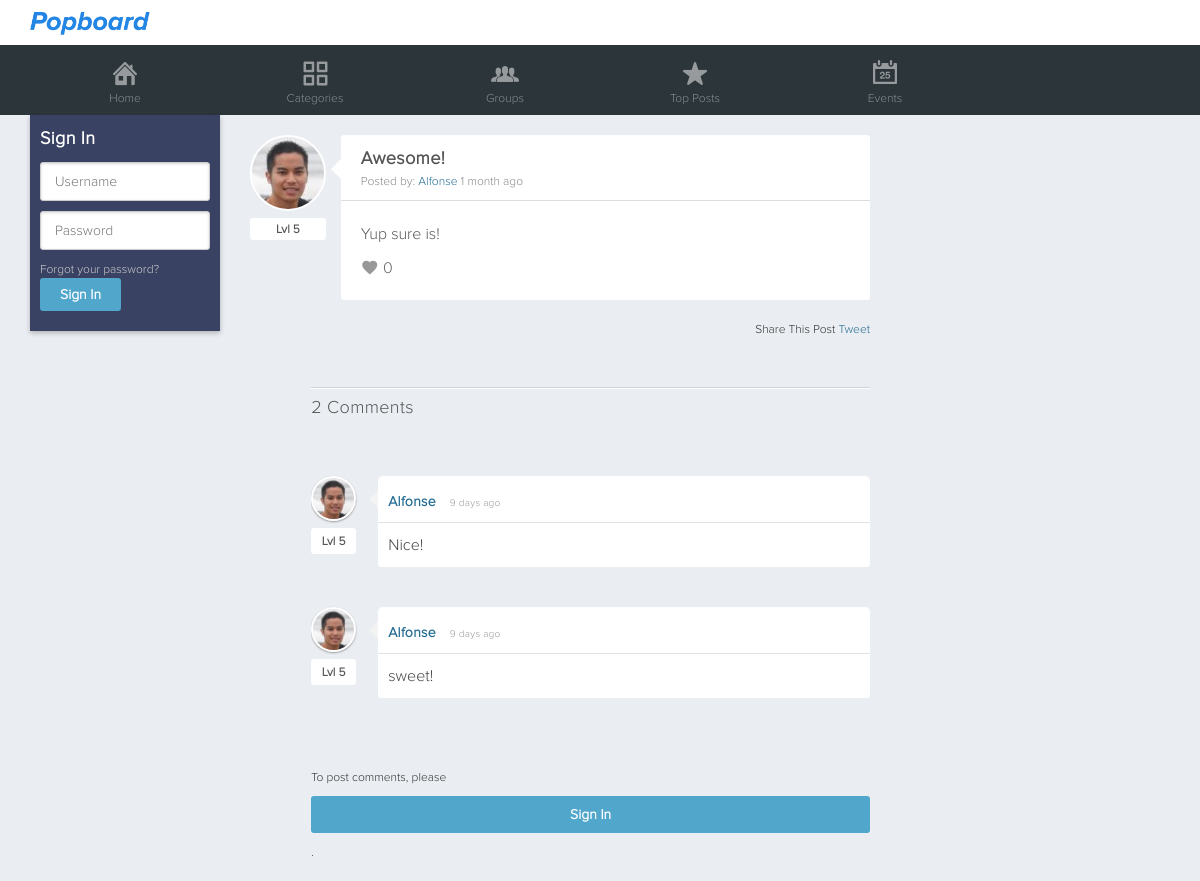
The page /post/1/awesome on the database its author committed.
### tables this page shows
CREATE TABLE `users` (
  `user_id` int(11) NOT NULL AUTO_INCREMENT,
  `username` varchar(30) NOT NULL,
  `email` varchar(70) NOT NULL,
  `passwd` char(40) NOT NULL,
  `displayname` varchar(30) NOT NULL,
  `active` binary(1) NOT NULL DEFAULT '0',
  `setup` binary(1) DEFAULT '0',
  `joindate` date DEFAULT NULL,
  `birthdate` date DEFAULT NULL,
  `bio` text,
  `location` varchar(60) DEFAULT NULL,
  `car` varchar(60) DEFAULT NULL,
  `profileimg` varchar(40) DEFAULT NULL,
  `profilebg` varchar(40) DEFAULT NULL,
  `total_posts` int(11) DEFAULT '0',
  `total_comments` int(11) DEFAULT '0',
  `total_likes` int(11) DEFAULT '0',
  `lvl` tinyint(4) DEFAULT '0',
  `total_xp` int(11) NOT NULL DEFAULT '0',
  `total_gp` int(11) DEFAULT '0',
  `group_id` int(11) DEFAULT NULL,
  `session_hash` varchar(32) DEFAULT NULL,
  PRIMARY KEY (`user_id`),
  UNIQUE KEY `username` (`username`),
  UNIQUE KEY `email` (`email`),
  KEY `user_id` (`user_id`)
);

CREATE TABLE `posts` (
  `id` int(11) NOT NULL AUTO_INCREMENT,
  `user_id` int(11) DEFAULT NULL,
  `blog_title` varchar(100) DEFAULT NULL,
  `blog_message` mediumtext,
  `category` varchar(60) DEFAULT NULL,
  `group_id` int(11) DEFAULT NULL,
  `post_date` datetime DEFAULT NULL,
  `views` int(11) NOT NULL DEFAULT '0',
  `likes` int(11) NOT NULL DEFAULT '0',
  `comments` int(11) NOT NULL DEFAULT '0',
  `post_updated` datetime DEFAULT NULL,
  `deleted` binary(1) DEFAULT '0',
  PRIMARY KEY (`id`),
  KEY `user_id` (`user_id`),
  KEY `id` (`id`)
);

CREATE TABLE `comments` (
  `id` int(11) NOT NULL AUTO_INCREMENT,
  `usrname` varchar(30) DEFAULT NULL,
  `post_id` int(11) DEFAULT NULL,
  `user_id` int(11) DEFAULT NULL,
  `comment_post` text,
  `comment_date` datetime DEFAULT NULL,
  `deleted` binary(1) DEFAULT '0',
  PRIMARY KEY (`id`),
  KEY `user_id` (`user_id`)
);

### post.php (the view, shortened to what this page needs)
<?php
include("config.php");
if (isset( $_COOKIE['login_cookie'] )) {
	$username = mysqli_real_escape_string($dblink, strtolower($_COOKIE['login_cookie']));
	$session_hash = mysqli_real_escape_string($dblink, $_COOKIE['hsh']);
	iu_check_user_setup();
	$query  = mysqli_query($dblink, "SELECT * FROM users WHERE username='$username' AND session_hash = '$session_hash'");
	$Rows = mysqli_fetch_assoc($query);
}else {
	$Rows['user_id'] = '';
}
$postid = mysqli_real_escape_string($dblink, $_GET['post_id']);
$titleurl = mysqli_real_escape_string($dblink, $_GET['title']);
$QueryResult = @mysqli_query($dblink, "SELECT username, email, displayname, lvl, blog_title, blog_message, category, user_id, id, post_date,views, deleted FROM users INNER JOIN posts USING (user_id) WHERE id = '$postid'");
$Row = mysqli_fetch_assoc($QueryResult);
$postusername = $Row['displayname'];
$blogtitle = iu_cleaner_url($Row['blog_title']);
?>
<!DOCTYPE html>
<html xmlns="http://www.w3.org/1999/xhtml">
<head>
	<link href="/stylesheets/<?= $stylesheet; ?>.css?<?= $__site['filedate']; ?>" rel="stylesheet" type="text/css" />
</head>
<body class='comments'>
	<?php include("top.php"); ?>
	<div id="content">
		<?php include("left.php"); ?>
		<div id='right'>
		<?
		if($Row['deleted']=='1'){
			echo "<h2>Uh oh! This post has been deleted.</h2>";
		}else{
		?>
			<div class='postitem'>
				<div class="postuser">
					<a href="/profile/<?= $Row['username'] ?>"><? iu_get_avatar_pic($Row['email']); ?></a>
					<div class="lvl">
						<p>Lvl <?= trim($Row['lvl']); ?> </p>
					</div>
				</div>
				<div class="postcontent-wrap">
					<div class='posttop'>
						<h3 class='posttitle' id="<?= $Row['id']; ?>"><?= $Row['blog_title']; ?></h3>
						<p class='username'>Posted by: <a href="/profile/<?= $Row['username']; ?>"><?= $postusername; ?></a> <?= iu_time_elapsed_string($Row['post_date']); ?></p>
					</div>
					<div class='postbottom'>
						<div class='blogmessage'><?= iu_convert_image_links(iu_convert_video_links(iu_linkusername($Row['blog_message']))) ?></div>
						<div class='counters'>
							<?
							$getPostsQuery3 = @mysqli_query($dblink, "SELECT likes FROM posts WHERE id = '{$Row['id']}'");
							$getPostsRow3 = mysqli_fetch_assoc($getPostsQuery3);
							$getPostsQuery4 = @mysqli_query($dblink, "SELECT user_id,liked FROM likes WHERE likes.user_id = '{$Rows['user_id']}' AND likes.post_id = '{$Row['id']}'");
							$getPostsRow4 = mysqli_fetch_assoc($getPostsQuery4);
							if($getPostsRow4['user_id'] == $Rows['user_id'] && isset($_COOKIE['login_cookie']) && $getPostsRow4['liked'] == 1 ){
								echo "<div class='likes'><span class='liked icon-favorite'></span> {$getPostsRow3['likes']}</div>";
							}else{
								echo "<div class='likes'><span class='icon-favorite'></span> {$getPostsRow3['likes']}</div>";
							}
							?>
						</div>
					</div>
				</div>
				<div class="sharepost">
					<p>Share This Post  <a href="https://twitter.com/share" class="twitter-share-button" data-lang="en">Tweet</a></p>
				</div>
			</div>
	<?
		$QueryResult3 = @mysqli_query($dblink, "SELECT * FROM comments WHERE post_id = '$postid'");
		$Row3 = mysqli_fetch_assoc($QueryResult3);
		$numrows = mysqli_num_rows($QueryResult3);
		if($numrows >= 1){
			echo "<div id='commentstop'><h3>". iu_plural($numrows, 'Comment') ."</h3></div>";
			echo "<div id='commentsarea'>";
			do {
				$QueryResult2 = @mysqli_query($dblink, "SELECT id, username, lvl, displayname, email FROM users INNER JOIN comments USING (user_id) WHERE id = '{$Row3['id']}'");
				$Row2 = mysqli_fetch_assoc($QueryResult2);
				$commentusername2 = $Row2['displayname'];
				?>
				<div class='comment' id="comment<?= $Row2['id'] ?>">
					<span class='commentpic'>
						<a href="/profile/<?= $Row2['username']; ?>"><? iu_get_avatar_pic($Row2['email']); ?></a>
						<div class="lvl">
							<p>Lvl <?= trim($Row2['lvl']); ?></p>
						</div>
					</span>
					<div class='usercomment-top'>
						<h4><a href="/profile/<?= $Row2['username']; ?>"><?= $commentusername2 ?></a> <span><?= iu_time_elapsed_string($Row3['comment_date']); ?></span></h4>
					</div>
					<div class='usercomment'>
						<?= trim($Row3['comment_post']); ?>
					</div>
				</div>
				<?
				$Row3 = mysqli_fetch_assoc($QueryResult3);
			} while ($Row3);
			echo "</div>";
		}else {
			echo "<div id='commentstop'><h3>". iu_plural($numrows, 'Comment') ."</h3></div>";
		}
		if (isset( $_COOKIE['login_cookie'] )) {
			$have_user_id = true;
			$user_idname = $_COOKIE['login_cookie'];
			if(isset($_POST['submitcomment']) && $_POST['comment'] == ''){
				echo "<p><span class='red'>* required</span></p>";
			}
			echo "<div id='addcomment'>
				  	<form method='post' action='/submitcomment/$postid/$blogtitle'>
						<p class='addcommentp'>Add Comment:</p>
						<textarea class='commentinput' name='comment' placeholder='Your comment here...'></textarea>
						<input type='hidden' name='postid_num' value='$postid' >
						<input type='hidden' name='title' value='$titleurl' >
						<input type='submit' name='submitcomment' class='submitbtn' value='Submit Comment'/>
				  	</form>
				 </div>";
		} else {
			echo "<p class='logintocomment' >To post comments, please <a class='btn' href='/signin'>Sign In</a>.</p>";
		}
	} ?>
		</div>
	</div>
</body>
</html>

### config.php (shortened to what this page needs)
<?php
$stylesheet = 'style1';
$__site = [
	'environment' => 'local',
	'name' => 'Popboard',
	'email' => 'support@popboard.com',
	'url' => 'http://www.popboard.com',
	'keywords' => 'Popboard, social, social network',
	'description' => 'Sign up now to create your own Popboard account and post pictures, videos, share stories, like, create private and public groups, and discuss with others',
	'facebook-url' => 'https://www.facebook.com/popboard',
	'twitter-url' => 'https://www.twiiter.com/popboard',
	'filedate' => '20150709'
];
?>
	<?
function iu_linkusername($string) {
	$pattern = '/@([a-zA-Z0-9_]+)/';
	$replace = '<a href="/profile/$1">@$1</a>';
	$new_string = preg_replace($pattern, $replace, $string);
	return $new_string;
}
function iu_get_avatar_pic($email = ""){
	include 'dbparams.php';
	$results3 = mysqli_query($dblink, "SELECT profileimg, displayname FROM users WHERE email = '$email'");
	$Row3 = mysqli_fetch_assoc($results3);
	if($Row3['profileimg'] != NULL || $Row3['profileimg'] != ''){
		echo '<img class="avatar" src="/'.$Row3['profileimg'].'" alt="'.$Row3['displayname'].'" />';
	}else {
		echo '<img class="avatar" src="/images/me.jpg" />';
	}
}
function iu_plural($number, $text){
	if($number==1){
		return $number." ".$text;
	}else {
		return $number." ".$text."s";
	}
}
	?>
	<?
function iu_convert_video_links($text) {
	$videoEmbed = preg_replace("/(?:\<a.+?)?\s*[a-zA-Z\/\/:\.]*vimeo.com\/(?:channels\/|groups\/([^\/]*)\/videos\/|album\/(\d+)\/video\/|)(\d+)(?:\<a.+?)?/i","<iframe width=\"640\" height=\"390\" src=\"//player.vimeo.com/video/$3\" webkitallowfullscreen mozallowfullscreen allowfullscreen></iframe>",$text);
    $videoEmbed = preg_replace("/(?:\<a.+?)?\s*[a-zA-Z\/\/:\.]*youtu\.?be(.com)?\/watch\?v=([a-zA-Z0-9\-_]+)([a-zA-Z0-9\/\*\-\_\?\&\;\%\=\.]*)(?:.+\>)?/i","<iframe width=\"640\" height=\"390\" src=\"//www.youtube.com/embed/$2\" frameborder=\"0\" webkitallowfullscreen mozallowfullscreen allowfullscreen></iframe>",$videoEmbed);
    return $videoEmbed;
}
function iu_convert_image_links($text) {
	$imageEmbed = preg_replace_callback("/<p>\<img(?:.+)?src\=(?:\"|\')(.+?)(?:\"|\')(?:.+?)\/?\>(.*)?<\/p>/i", 'iu_convert_image_callback', $text);
	return $imageEmbed;
}
function iu_time_elapsed_string($datetime, $full = false) {
	$now = new DateTime;
	$ago = new DateTime($datetime);
	$diff = $now->diff($ago);
	$string = array(
	'y' => 'year',
	'm' => 'month',
	'd' => 'day',
	'h' => 'hour',
	'i' => 'minute',
	's' => 'second',
	);
	foreach ($string as $k => &$v) {
		if ($diff->$k) {
			$v = $diff->$k . ' ' . $v . ($diff->$k > 1 ? 's' : '');
		} else {
			unset($string[$k]);
		}
	}
	if (!$full) $string = array_slice($string, 0, 1);
	return $string ? implode(', ', $string) . ' ago' : 'just now';
}
?>

### rows shown on the page
users: profileimg (picture)
posts: user.lvl "5", blog_title "Awesome!", user.displayname "Alfonse", post_date "1 month ago", blog_message "Yup sure is!", likes "0"
comments: user.profileimg (picture), user.lvl "5", user.displayname "Alfonse", comment_date "9 days ago", comment_post "Nice!"
comments: user.profileimg (picture), user.lvl "5", user.displayname "Alfonse", comment_date "9 days ago", comment_post "sweet!"

### other values the page prints
iu_plural($numrows, 'Comment') "2 Comments"
